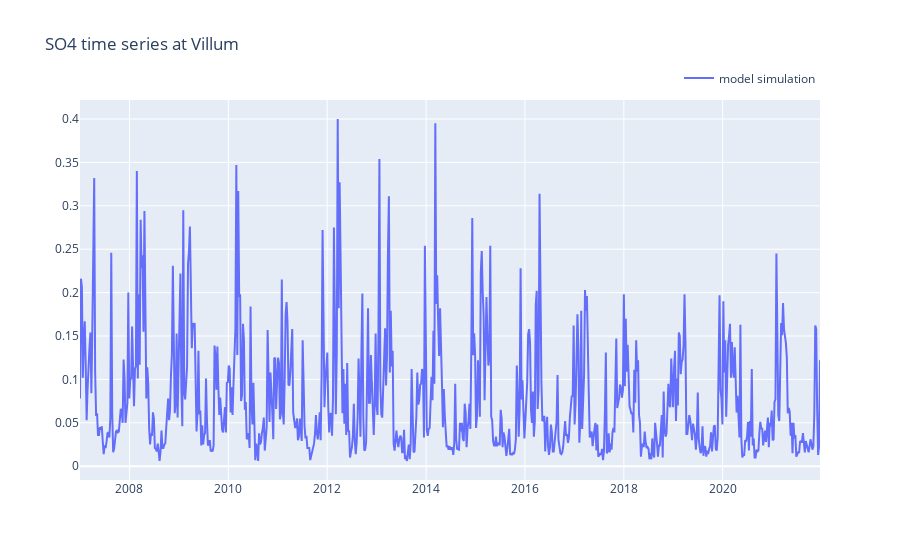

Source (notebook cell):
### Code cell
var,station = 'SO4','Villum'   # Choose from SO2, SO4, NH4, NO3, and PM2.5
plot_time_series(var,station)

### Figure 1 — Plotly figure (JSON) as saved in the notebook; plotly's stock layout.template omitted (floating-point values rounded to 4 significant figures; data arrays with more than 128 entries replaced by an {"elided": "..."} marker saying what was removed)
{"data": [{"name": "model simulation", "type": "scatter", "x": {"elided": "782 str values"}, "y": {"elided": "782 float values"}}], "layout": {"legend": {"orientation": "h", "x": 1, "xanchor": "right", "y": 1.02, "yanchor": "bottom"}, "showlegend": true, "title": {"text": "SO4 time series at Villum"}}}
